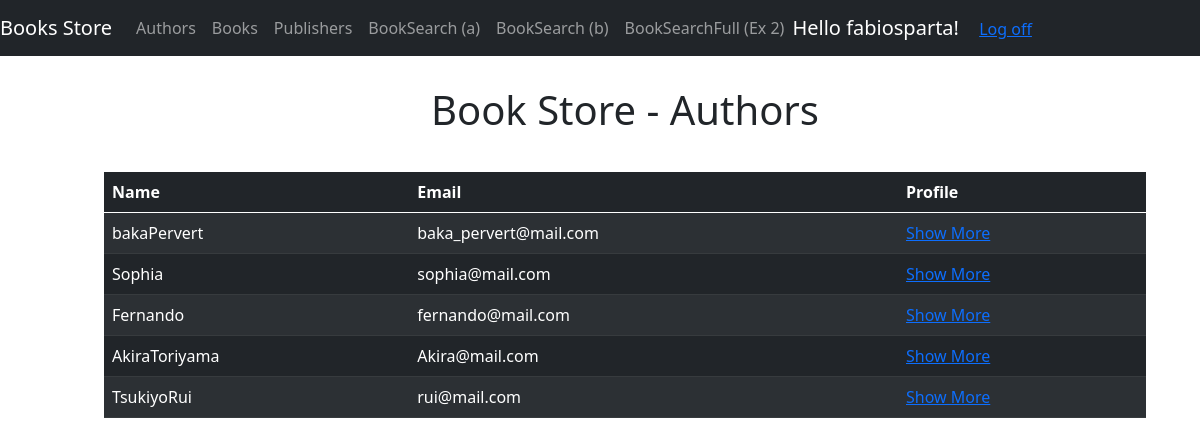
Page /authors/ (signed in) on the committed database.
### booksApp/models.py (models this page shows, shortened)
class Author(models.Model):
    name = models.CharField(max_length=70)
    email = models.EmailField()

### booksApp/views.py (the view)
# urls.py: path('authors/', views.authors, name='authors'),
def authors(request):
    tparams = {
        'title': 'Authors',
        'authors': Author.objects.all()
    }
    return render(request, 'Authors.html', tparams)

### templates/Authors.html
{% extends "layout.html" %}
{% block content %}
    <div class="container">
        <h1 style="text-align: center; padding-bottom: 30px; padding-top: 20px"> Book Store - Authors </h1>
        <table class="table table-dark table-striped">
            <thead>
            <tr>
                <th scope="col">Name</th>
                <th scope="col">Email</th>
                <th scope="col">Profile</th>
            </tr>
            </thead>
            <tbody>
            {% for author in authors %}
                <tr>
                    <td>{{ author.name }}</td>
                    <td>{{ author.email }}</td>
                    <td><a href="{{ request.path }}{{ author.id }}"> Show More </a></td>
                </tr>
            {% endfor %}
            </tbody>
        </table>
    </div>
{% endblock %}

### templates/loginpartial.html (shortened to what this page needs)
{% if user.is_authenticated %}
<form id="logoutForm" action="/logout" method="get" class="form-inline my-2 my-lg-0">
    <span class="navbar-brand">Hello {{ user.username }}!</span>
    <a href="javascript:document.getElementById('logoutForm').submit()">Log off</a>
</form>
{% else %}
<ul class="navbar-nav navbar-right">
    <li><a href="{% url 'login' %}">Log in</a></li>
</ul>
{% endif %}

### templates/layout.html (style rules this page uses)
body { padding: 50px 30px 50px 80px; }

### rows in the picture
Author: name "bakaPervert", email "baka_pervert@mail.com"
Author: name "Sophia", email "sophia@mail.com"
Author: name "Fernando", email "fernando@mail.com"
Author: name "AkiraToriyama", email "Akira@mail.com"
Author: name "TsukiyoRui", email "rui@mail.com"

### other values in the picture
{{ user.username }} "fabiosparta"
